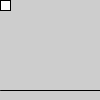
Frame 1 (no input)
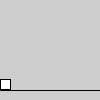
Frame 60 (the mouse pressed at the canvas centre just before this capture)
Frame 120 (the mouse held since frame 60 and released just before this capture): identical to frame 60, image omitted

The Processing sketch that drew these frames (run headless with seeded random() and noise(); from frame 60 on, the mouse is pressed at the canvas centre):

// Processing sketch: ControlV1
// ── ControlV1.pde
void setup(){
  size(100,100); 



}
float charposx=0; // x position of character
float charposy=0; // y position of character
float fallRate=0; // fall rate
float posxAcc=0;
float posyAcc=0;

//parameters
float charaWid=10; // for character width
float accAm=.5; // acceleration amount
float sloaccAm=accAm; //
float jumpAcc=4; //jump acceleration amount
float maxspeed=5; // square's max speed
char leftKey='a';
char rightKey='d';
char jumpKey='w';
char stopKey='s';






void draw(){
  frameRate(60);
  background(205);
  float groundHeight=(height-height/10);
  line (0,groundHeight, width, groundHeight);


  println(posxAcc);

  charposy=charposy + fallRate;
  charposx=charposx + posxAcc - posyAcc;


  //boundries
  //Ground
  if(charposy<groundHeight-charaWid-1){
    fallRate+=.1;
  } 
  else if (charposy>groundHeight-charaWid){
    fallRate=0;
    charposy=groundHeight-charaWid-1;

  } 
  //Right wall
  if (charposx>=width-charaWid){
    posxAcc=0;
    charposx=width-charaWid;
  }
  //Left wall
  if (charposx<=0){
    posxAcc=0;
    charposx=0;
  }

  // draws rectangular character
  rect(charposx,charposy, charaWid,charaWid); 

  // jump animation
  if (keyPressed && key==jumpKey && charposy==groundHeight-charaWid-1){
    fallRate+=-jumpAcc;
  }

  // move right animation
  if (keyPressed && key==rightKey && posxAcc>=-maxspeed && posxAcc<=maxspeed-accAm &&charposx!=width-charaWid){
    posxAcc+=accAm;
  } 

  // move left animation
  if (keyPressed && key==leftKey && posxAcc<=maxspeed && posxAcc>=-maxspeed+accAm &&charposx!=0){
    posxAcc-=accAm; 
  }
  //stop animation
  if (keyPressed && key==stopKey && abs(posxAcc)>0){
    posxAcc-= (posxAcc/(abs(posxAcc)))*sloaccAm;
  }
  
  
  



}
